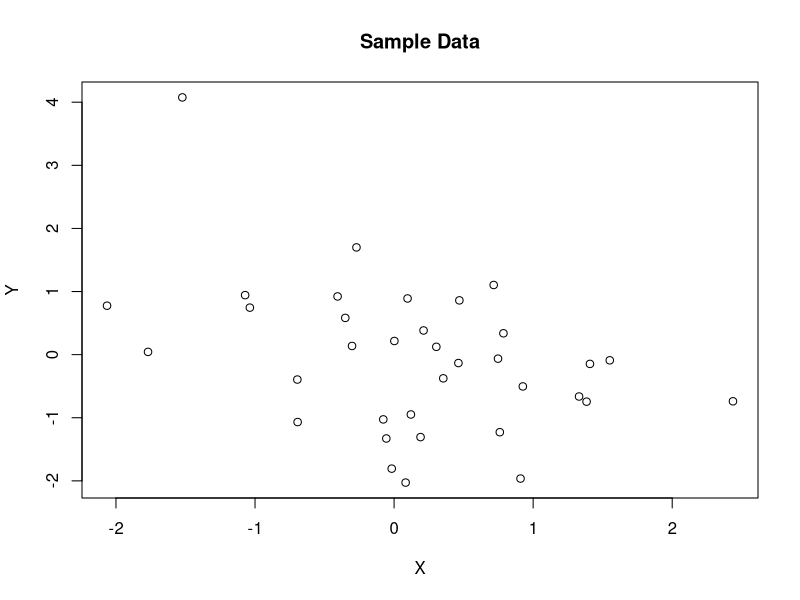
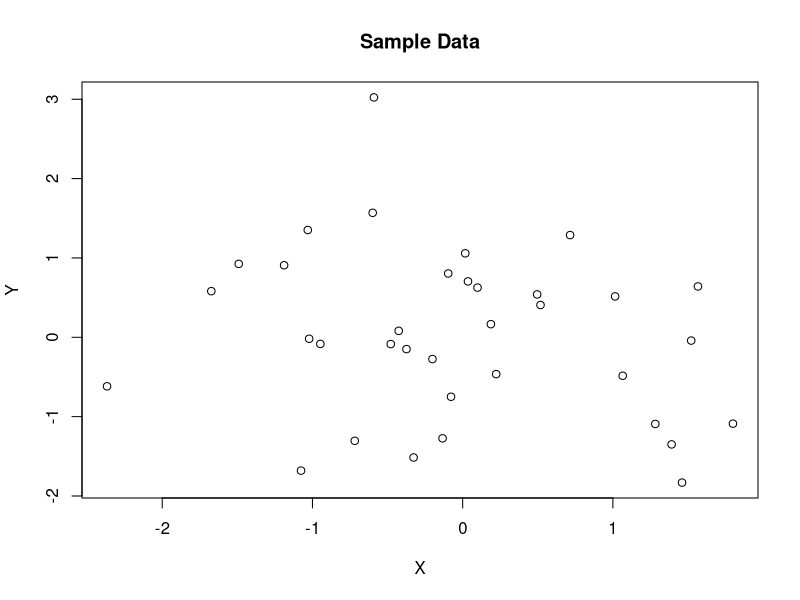
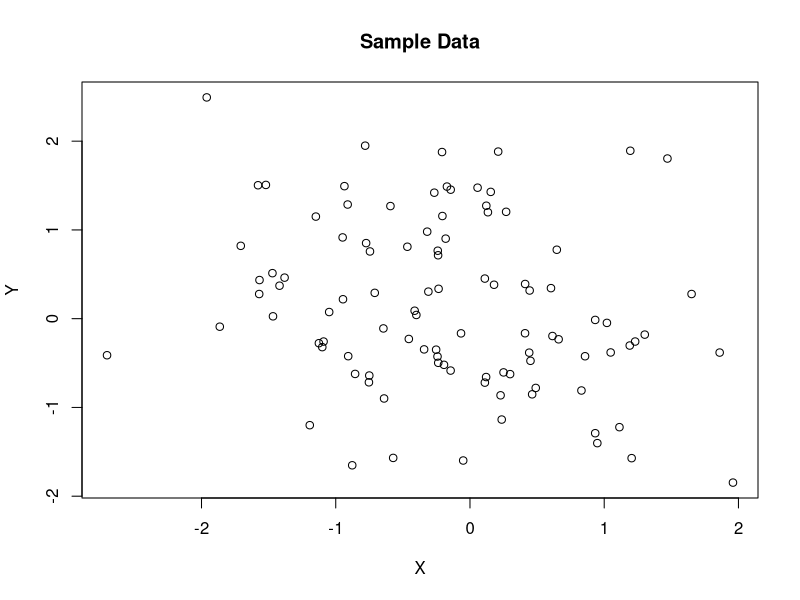
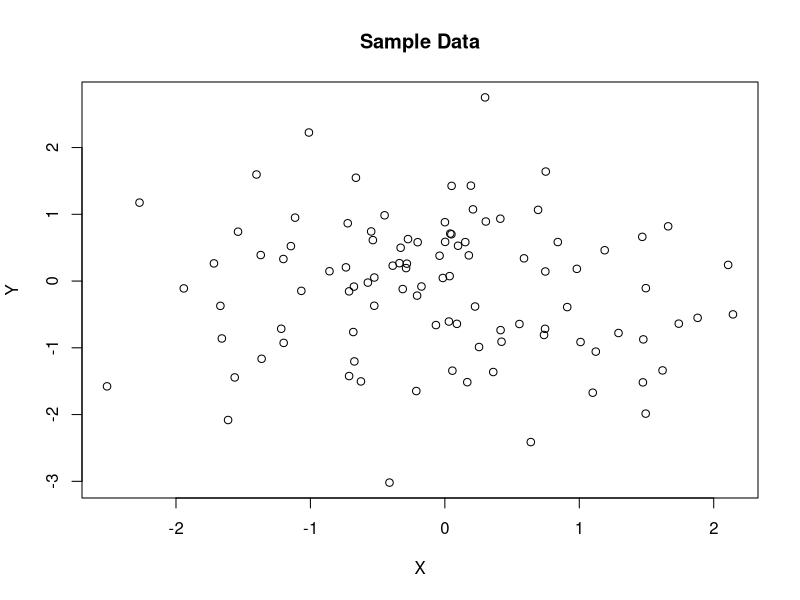
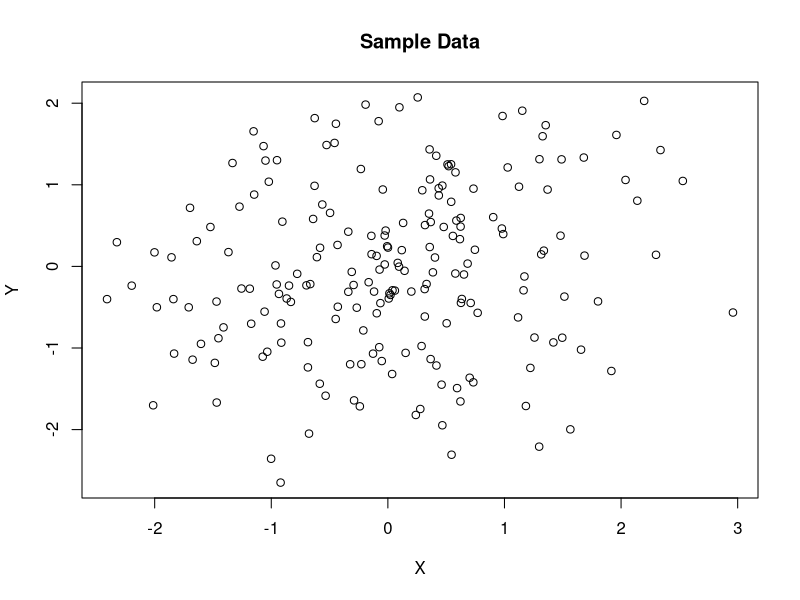
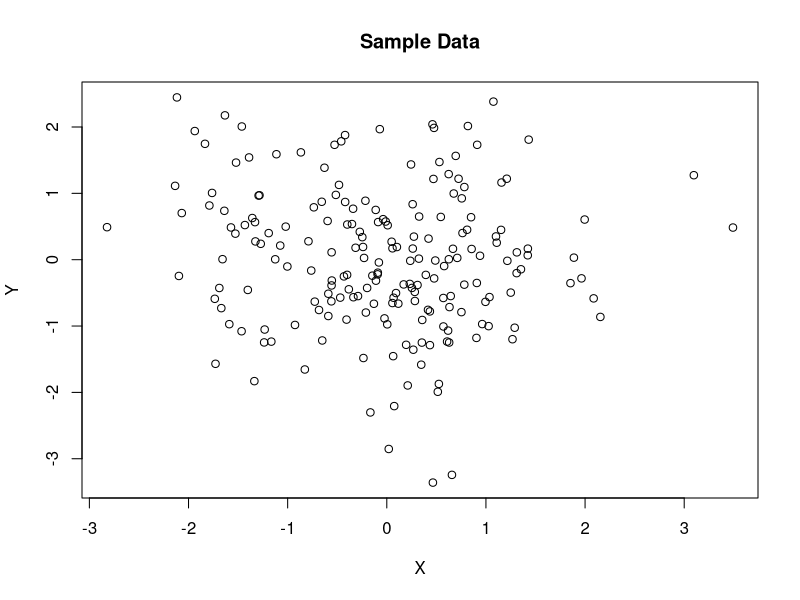
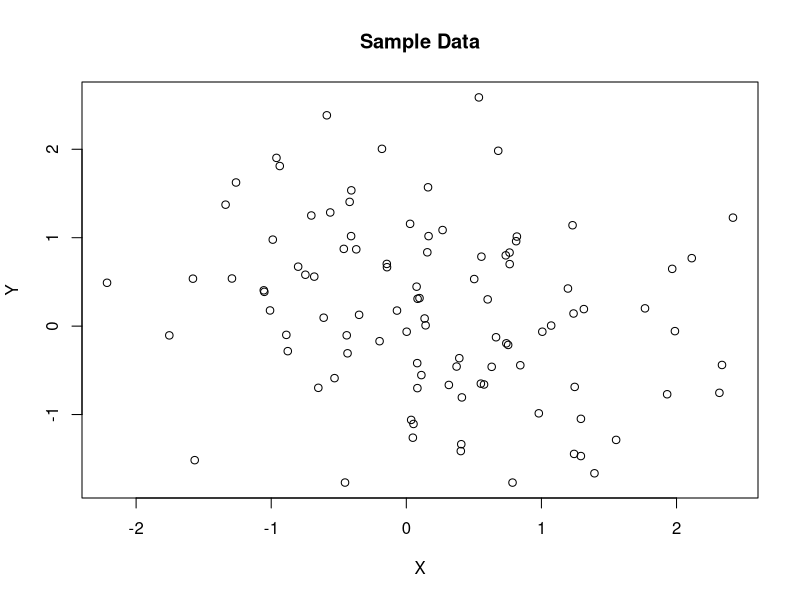
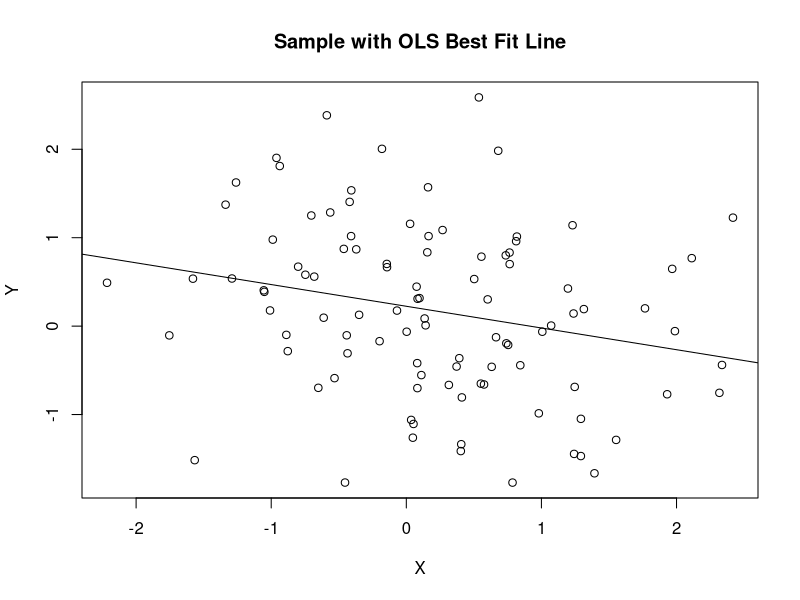

Generate these figures, in order, with R:
#COURSERA STUFF
#Here we're using 7 questions
#2 are just large & small data
#5 are the same data, with random options of which presentation style you see.
#Questions are: Small sample (35), 
#large sample (200)
#medium sample (100):axis scale, labels, outlier, bestfit

set.seed(234032)

#Intro question:
setwd("/Users/aaronfisher/Documents/JH/EDA Versions/Sourcetree EDA Git Repo/Coursera")

pbreaks<-c(.01,.03,.01,.5,1)
pbins<-rep(c(2,4),times=5)
nplain<-6
pres<-c('n35','n35','n100','n100','n200','n200')
nreps<-length(pbins)
nes<-c(35,35,100,100,200,200,rep(100,nreps-nplain))
yes<-matrix(nrow=nreps,ncol=max(nes))
xes<-matrix(nrow=nreps,ncol=max(nes))
pvals<-1 #initialize variables
tvals<-1

#dropping Lowess here

#First generate baseline data
#then add presentation data (same data + presentaion vector)
#then change data for when the twist is adding an outlier

for(i in 1:nreps){
	tryagain<-T
#	if(i %in% c(1:100*nreps/100)) print(i)
	while(tryagain){ #to ENSURE that we get a good mix of p-value ranges
		#get t close to what we want
		t<-qnorm(pbreaks[pbins[i]],mean=0,sd=1,lower.tail=F)
		if(abs(t)>5)t<-0 #guards against when the bin is 1, and quantile has infinite size
		n<-nes[i]
		x<-rnorm(n)
		e<-rnorm(n)
		bhat<-t*sd(e)/(sqrt(n)*sd(x))
		if(pbins[i]>=5 & sample(c(2,2,1),1)==2) bhat<-0 #sometimes generate it actually from a null
		y<-x*bhat*sample(c(-1,1),1)+e

		tvals[i]<-summary(lm(y~x))$coeff[2,3]
		pvals[i]<-summary(lm(y~x))$coeff[2,4]
		xes[i,1:n]<-x
		yes[i,1:n]<-y

		pi<-pvals[i]
		bini<-min(which(pi<pbreaks))
		if(bini==pbins[i]) tryagain<-F
	}
	print(c(i,pvals[i]))	
	#plot(x,y,main=pvals[i])
	#readline(prompt='go')
}


################################################
#Fix those that now get an extra outlier
#add it one sd above the max x and max y, or w/e is appropriate for the upper corner that works
#if it's not sig, add the outlier close to above the mean.

addOutlier<-function(i,sig.i='default'){

    if(sig.i=='default') sig.i<- pvals[i]<.05

  	n<-nes[i]
  	#grab the middle point from x and y
  	x<-xes[i,1:n]
  	y<-yes[i,1:n]
  	mx<-rep(mean(x),n)
  	my<-rep(mean(y),n)
  	distvec<-sqrt((mx-x)^2+(my-y)^2)
  	switch<-which(distvec==min(distvec))
  	
    #NOTE IT PREV VERSIONS THIS NICE DEALY LET US RANDOMLY PUT THE OUTLIER IN W/E CORNER WE WANTED
    #Put it in an UPPER CORNER
  	if(tvals[i]<0 & sig.i) { #slope going down
  		x[switch]<-min(x)-sd(x)
  		y[switch]<-max(y)+sd(y)
  	}
  	if(tvals[i]>0 & sig.i) {
  		x[switch]<-max(x)+sd(x)
  		y[switch]<-max(y)+sd(y)
  	}
    if(!sig.i){
      #leave X where it is now
      y[switch]<-max(y)+sd(y)*sqrt(2)
    }
  
  	tvals.i<-summary(lm(y~x))$coeff[2,3]
  	pvals.i<-summary(lm(y~x))$coeff[2,4]
	return(list(x=x,y=y,pval=pvals.i,tval=tvals.i))
}

#save(list=c('xes','yes','nreps','pbins','pvals','tvals','nes','pres'),file='data_for_1plots_coursera2.RData')
#load('data_for_1plots_coursera2.RData')


#Note, this works b/c there's no replicates
probnum1to6<-paste0(rep(1:3,each=2),rep(c('-1','-2'),times=3)) 
styles<-c('n100', 'bestFit', 'axesScale', 'axesLabel', 'outlierUp', 'outlierCorner')
for(i in 1:nplain){
  n<-nes[i]
  x<-xes[i,1:n]
  y<-yes[i,1:n]
  pval<-pvals[i]
  tval<-tvals[i]
  m<-lm(y~x)


  title<-"Sample Data"
  png(paste0("images alt/coursera2Alt_#",probnum1to6[i],'_',pres[i],'_pval-',round(pval,digits=3),".png"), width = 400, height = 400); 
  plot(x,y,xlab='X',ylab='Y',main=title)
  dev.off()
}

for(i in (1+nplain):nreps){
  for(style in styles){
  	print(style)
  	  n<-nes[i]
	  x<-xes[i,1:n]
	  y<-yes[i,1:n]
	  pval<-pvals[i]
	  tval<-tvals[i]
	  m<-lm(y~x)
	  
	  t2<-'Data'
	  if(style=='outlierUp'){
	  	out.i<-addOutlier(i,sig.i<-FALSE)
	  	x<-out.i$x; y<-out.i$y; pval<-out.i$pval; tval<-out.i$tval
	  }
	  if(style=='outlierCorner'){
	  	out.i<-addOutlier(i,sig.i<-TRUE)
	  	x<-out.i$x; y<-out.i$y; pval<-out.i$pval; tval<-out.i$tval
	  }
	  if(style=='lowess') t2<-'with Lowess Line'
	  if(style=='bestFit') t2<-'with OLS Best Fit Line'
	  title<-paste0('Sample ',t2)
	  xl<-'X'
	  yl<-'Y'
	  if(style=='axesLabel'){
		  xl<-paste("Cranial Electrode", floor(runif(1,11,44)), "(Standardized)")
		  yl<-paste("Cranial Electrode", floor(runif(1,53,97)), "(Standardized)")
	 }
	  drx<-diff(range(x))
	  dry<-diff(range(y))
	  
	  png(paste0("images alt/coursera2Alt_#",i-nplain/2,'_',style,'_pval-',round(pval,digits=3),".png"), width = 400, height = 400)

	    par(mfrow=c(1,1))
	    if(style %in% c('outlierUp','outlierCorner')){
	    	plot(x,y,xlab='X',ylab='Y',main=title,xlim=c(min(x)-.1*drx,max(x)+.1*drx),ylim=c(min(y)-.1*dry,max(y)+.1*dry) )
	    	dev.off(); next} #otherwise...
        plot(x,y,xlab=xl,ylab=yl,main=title)
	  	if(style=='lowess') lines(lowess(x,y))
	  	if(style=='bestFit') abline(m$coef)
	  	if(style=='axesScale'){ 
	plot(x,y,xlab='X', ylab='Y',main=title, xlim= c(min(x)-1.5 *sd(x), max(x)+1.5*sd(x)),ylim=c(min(y)-1.5*sd(y),max(y)+1.5*sd(y)))
	dev.off(); next}

	  dev.off()
  }
}

